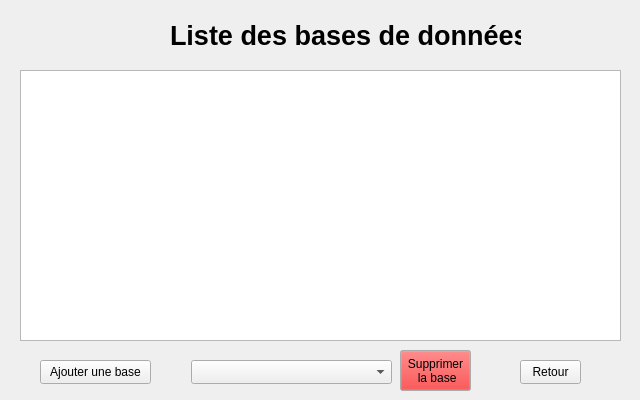
<?xml version="1.0" encoding="UTF-8"?>
<ui version="4.0">
 <class>DatabasesList</class>
 <widget class="QWidget" name="DatabasesList">
  <property name="geometry">
   <rect>
    <x>0</x>
    <y>0</y>
    <width>640</width>
    <height>400</height>
   </rect>
  </property>
  <property name="windowTitle">
   <string>Form</string>
  </property>
  <widget class="QLabel" name="label">
   <property name="geometry">
    <rect>
     <x>170</x>
     <y>20</y>
     <width>351</width>
     <height>31</height>
    </rect>
   </property>
   <property name="font">
    <font>
     <pointsize>20</pointsize>
     <bold>true</bold>
    </font>
   </property>
   <property name="text">
    <string>Liste des bases de données</string>
   </property>
  </widget>
  <widget class="QTableView" name="tableView">
   <property name="geometry">
    <rect>
     <x>20</x>
     <y>70</y>
     <width>601</width>
     <height>271</height>
    </rect>
   </property>
  </widget>
  <widget class="QPushButton" name="ajouterBasePushButton">
   <property name="geometry">
    <rect>
     <x>40</x>
     <y>360</y>
     <width>111</width>
     <height>24</height>
    </rect>
   </property>
   <property name="text">
    <string>Ajouter une base</string>
   </property>
  </widget>
  <widget class="QPushButton" name="retourPushButton">
   <property name="geometry">
    <rect>
     <x>520</x>
     <y>360</y>
     <width>61</width>
     <height>24</height>
    </rect>
   </property>
   <property name="text">
    <string>Retour</string>
   </property>
  </widget>
  <widget class="QPushButton" name="supprimerPushButton">
   <property name="enabled">
    <bool>true</bool>
   </property>
   <property name="geometry">
    <rect>
     <x>400</x>
     <y>350</y>
     <width>71</width>
     <height>41</height>
    </rect>
   </property>
   <property name="sizePolicy">
    <sizepolicy hsizetype="Minimum" vsizetype="Fixed">
     <horstretch>0</horstretch>
     <verstretch>0</verstretch>
    </sizepolicy>
   </property>
   <property name="palette">
    <palette>
     <active>
      <colorrole role="WindowText">
       <brush brushstyle="SolidPattern">
        <color alpha="255">
         <red>0</red>
         <green>0</green>
         <blue>0</blue>
        </color>
       </brush>
      </colorrole>
      <colorrole role="Button">
       <brush brushstyle="SolidPattern">
        <color alpha="255">
         <red>255</red>
         <green>0</green>
         <blue>0</blue>
        </color>
       </brush>
      </colorrole>
      <colorrole role="Text">
       <brush brushstyle="SolidPattern">
        <color alpha="255">
         <red>0</red>
         <green>0</green>
         <blue>0</blue>
        </color>
       </brush>
      </colorrole>
      <colorrole role="ButtonText">
       <brush brushstyle="SolidPattern">
        <color alpha="255">
         <red>0</red>
         <green>0</green>
         <blue>0</blue>
        </color>
       </brush>
      </colorrole>
     </active>
     <inactive>
      <colorrole role="WindowText">
       <brush brushstyle="SolidPattern">
        <color alpha="255">
         <red>0</red>
         <green>0</green>
         <blue>0</blue>
        </color>
       </brush>
      </colorrole>
      <colorrole role="Button">
       <brush brushstyle="SolidPattern">
        <color alpha="255">
         <red>255</red>
         <green>0</green>
         <blue>0</blue>
        </color>
       </brush>
      </colorrole>
      <colorrole role="Text">
       <brush brushstyle="SolidPattern">
        <color alpha="255">
         <red>0</red>
         <green>0</green>
         <blue>0</blue>
        </color>
       </brush>
      </colorrole>
      <colorrole role="ButtonText">
       <brush brushstyle="SolidPattern">
        <color alpha="255">
         <red>0</red>
         <green>0</green>
         <blue>0</blue>
        </color>
       </brush>
      </colorrole>
     </inactive>
     <disabled>
      <colorrole role="Button">
       <brush brushstyle="SolidPattern">
        <color alpha="255">
         <red>255</red>
         <green>0</green>
         <blue>0</blue>
        </color>
       </brush>
      </colorrole>
     </disabled>
    </palette>
   </property>
   <property name="font">
    <font>
     <bold>false</bold>
    </font>
   </property>
   <property name="acceptDrops">
    <bool>false</bool>
   </property>
   <property name="text">
    <string>Supprimer 
 la base</string>
   </property>
  </widget>
  <widget class="QComboBox" name="comboBox">
   <property name="geometry">
    <rect>
     <x>191</x>
     <y>360</y>
     <width>201</width>
     <height>24</height>
    </rect>
   </property>
  </widget>
 </widget>
 <resources/>
 <connections/>
</ui>
